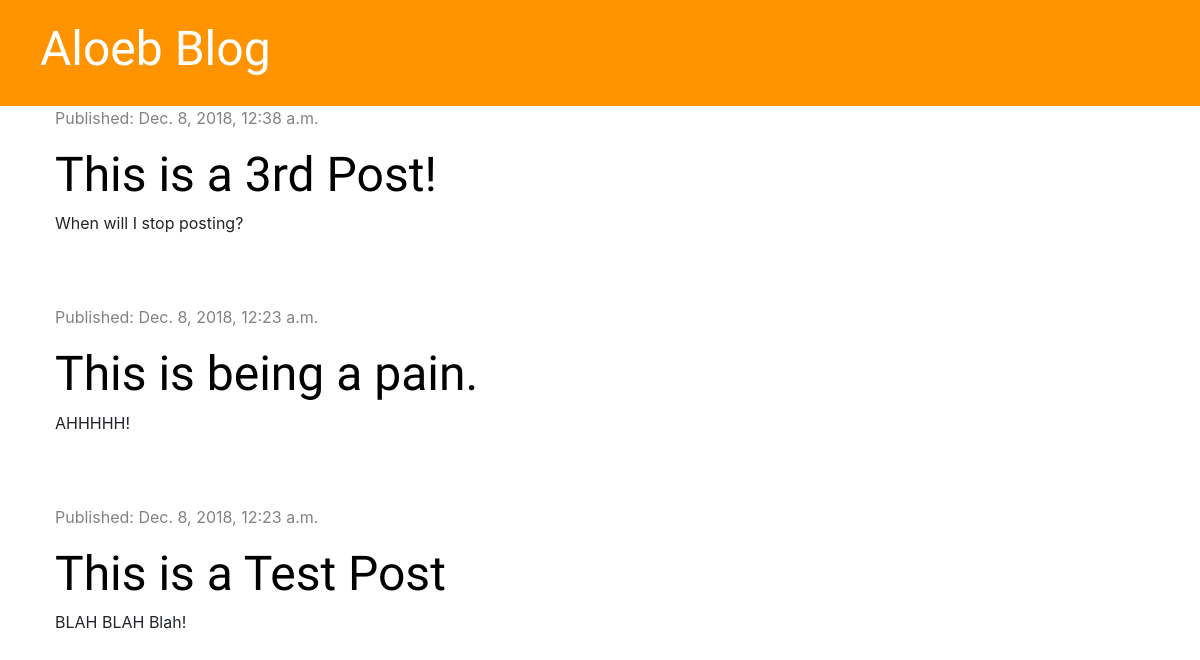
/, run on an earlier commit of the app's database.
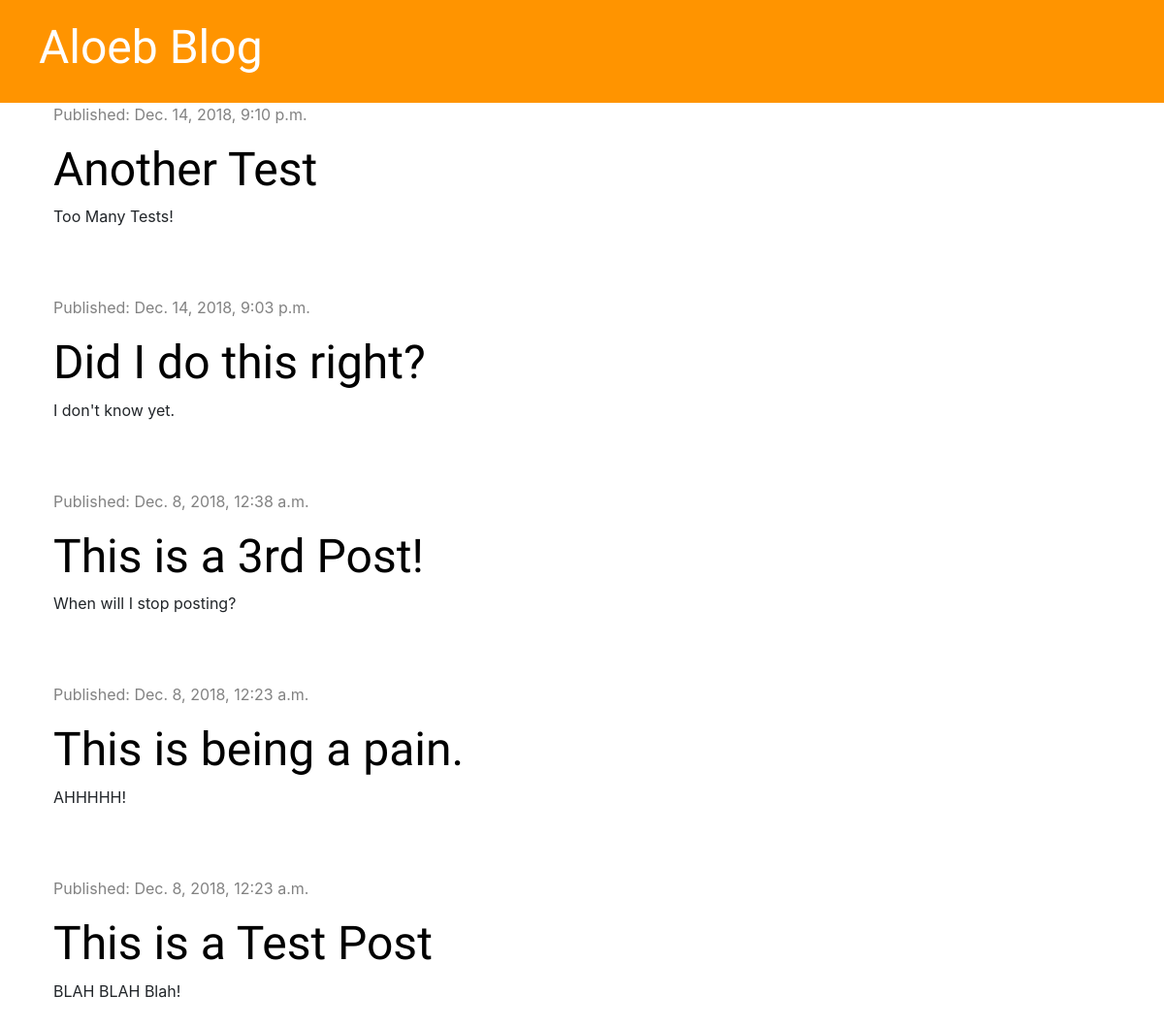
And on a later commit of the database.
### blog/models.py (models this page shows, shortened)
class Post(models.Model):
    author = models.ForeignKey('auth.User', on_delete=models.CASCADE)
    title = models.CharField(max_length=200)
    text = models.TextField()
    create_date = models.DateTimeField(default=timezone.now)
    published_date = models.DateTimeField(blank=True, null=True)

### blog/views.py (the view)
# urls.py: path('', views.post_list, name='post_list'),
def post_list(request):
    posts = Post.objects.filter(published_date__lte=timezone.now()).order_by('-published_date')
    stuff_for_frontend = {'posts': posts}
    return render(request, 'blog/post_list.html', stuff_for_frontend)

### blog/templates/blog/post_list.html
{% extends 'blog/base.html' %}
{% block content %}
    {% for post in posts %}
        <div class="post">
            <div class="date">
                <p>Published: {{ post.published_date }}</p>
            </div>
            <h1><a href="{% url 'post_detail' pk=post.pk %}">{{ post.title }}</a></h1>
            <p>{{ post.text|linebreaksbr }}</p>
        </div>
    {% endfor %}
{% endblock %}

What changed in the data, as far as the page shows it:
added Post: published_date "Dec. 14, 2018, 9:10 p.m.", title "Another Test", text "Too Many Tests!"
added Post: published_date "Dec. 14, 2018, 9:03 p.m.", title "Did I do this right?", text "I don't know yet."
